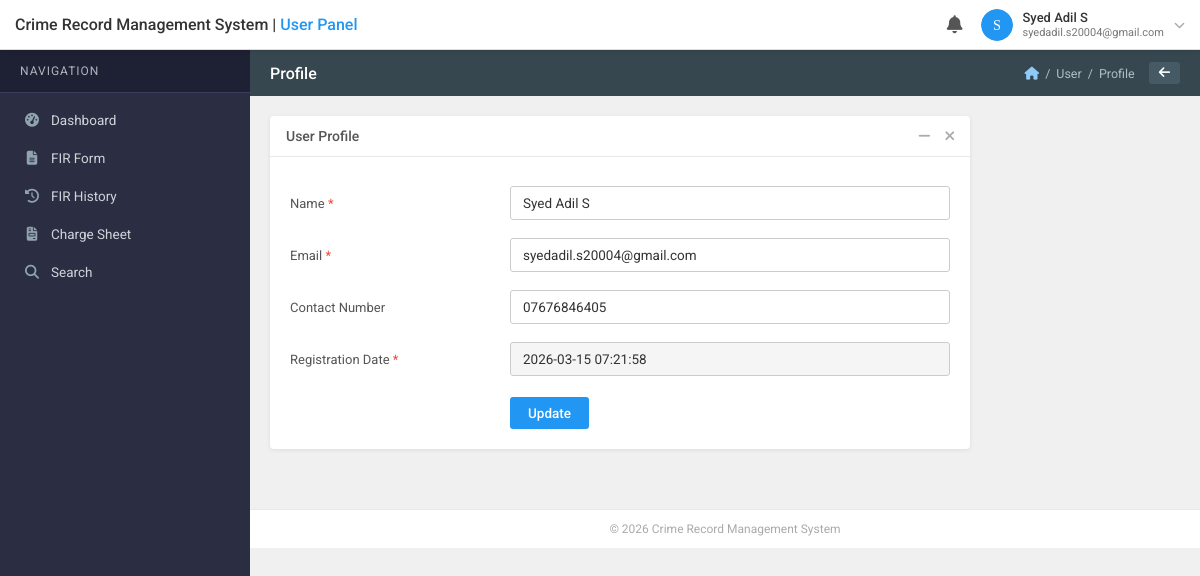
The app's page /reports/user/profile.php (signed in) with its own data.
### tables this page shows
CREATE TABLE `tbl_user` (
  `id` int(11) NOT NULL,
  `FullName` varchar(200) NOT NULL,
  `Email` varchar(200) NOT NULL,
  `MobileNumber` varchar(15) NOT NULL,
  `Password` varchar(200) NOT NULL,
  `Status` tinyint(1) NOT NULL DEFAULT 0 COMMENT '0=Inactive,1=Active',
  `RegistrationDate` timestamp NOT NULL DEFAULT current_timestamp()
);

### reports/user/profile.php (the view, shortened to what this page needs)
<?php
require_once '../includes/config.php';
$uid = $_SESSION['userid'];
$user = mysqli_fetch_assoc(mysqli_query($con,"SELECT * FROM tbl_user WHERE id=$uid"));
include '../includes/user-header.php';
?>
<div class="card" style="max-width:700px;">
  <div class="card-title-bar">
    User Profile
    <div class="card-controls">
      <button><i class="fas fa-minus"></i></button>
      <button><i class="fas fa-times"></i></button>
    </div>
  </div>
  <div class="card-body">
    <form method="POST">
      <table style="width:100%;border-collapse:collapse;">
        <tr>
          <td style="padding:9px 0;width:220px;font-size:13px;color:#555;">Name <span class="req">*</span></td>
          <td style="padding:9px 0;"><input type="text" name="name" class="form-control" required value="<?php echo htmlspecialchars($user['FullName']); ?>"></td>
        </tr>
        <tr>
          <td style="padding:9px 0;font-size:13px;color:#555;">Email <span class="req">*</span></td>
          <td style="padding:9px 0;"><input type="email" name="email" class="form-control" required value="<?php echo htmlspecialchars($user['Email']); ?>"></td>
        </tr>
        <tr>
          <td style="padding:9px 0;font-size:13px;color:#555;">Contact Number</td>
          <td style="padding:9px 0;"><input type="text" name="mobile" class="form-control" value="<?php echo htmlspecialchars($user['MobileNumber']); ?>"></td>
        </tr>
        <tr>
          <td style="padding:9px 0;font-size:13px;color:#555;">Registration Date <span class="req">*</span></td>
          <td style="padding:9px 0;"><input type="text" class="form-control" value="<?php echo $user['RegistrationDate']; ?>" readonly></td>
        </tr>
        <tr>
          <td></td>
          <td style="padding-top:12px;"><button type="submit" class="btn btn-primary">Update</button></td>
        </tr>
      </table>
    </form>
  </div>
</div>
<?php include '../includes/user-footer.php'; ?>

### reports/css/style.css (style rules this page uses)
* { box-sizing:border-box; margin:0; padding:0; }
body { font-family:'Roboto',sans-serif; font-size:14px; background:#f0f0f0; color:#333; }
.card { background:#fff; border-radius:4px; box-shadow:0 1px 4px rgba(0,0,0,0.08); margin-bottom:20px; overflow:hidden; }
.card-body { padding:20px; }
.card-controls { display:flex; align-items:center; gap:4px; position:absolute; right:10px; top:50%; transform:translateY(-50%); }
.card-controls button { background:none; border:none; color:#aaa; cursor:pointer; font-size:14px; padding:2px 5px; }
.card-title-bar { position:relative; padding:12px 60px 12px 16px; font-size:14px; font-weight:500; color:#555; border-bottom:1px solid #e8e8e8; }
.req { color:#f44336; }
.form-control { width:100%; padding:8px 12px; border:1px solid #ccc; border-radius:3px; font-size:13.5px; font-family:'Roboto',sans-serif; color:#333; background:#fff; transition:border-color 0.2s; }
.form-control[readonly] { background:#f5f5f5; cursor:not-allowed; }
.btn { display:inline-flex; align-items:center; gap:6px; padding:8px 18px; border:none; border-radius:3px; font-size:13.5px; font-family:'Roboto',sans-serif; cursor:pointer; font-weight:500; transition:all 0.2s; }
.btn-primary { background:#2196F3; color:#fff; }

### records on screen
tbl_user: name "Syed Adil S", email "syedadil.s20004@gmail.com", mobile "07676846405", RegistrationDate "2026-03-15 07:21:58"

### other values on screen
$user_name "Syed Adil S"
$user_email "syedadil.s20004@gmail.com"
$page_title "Profile"
